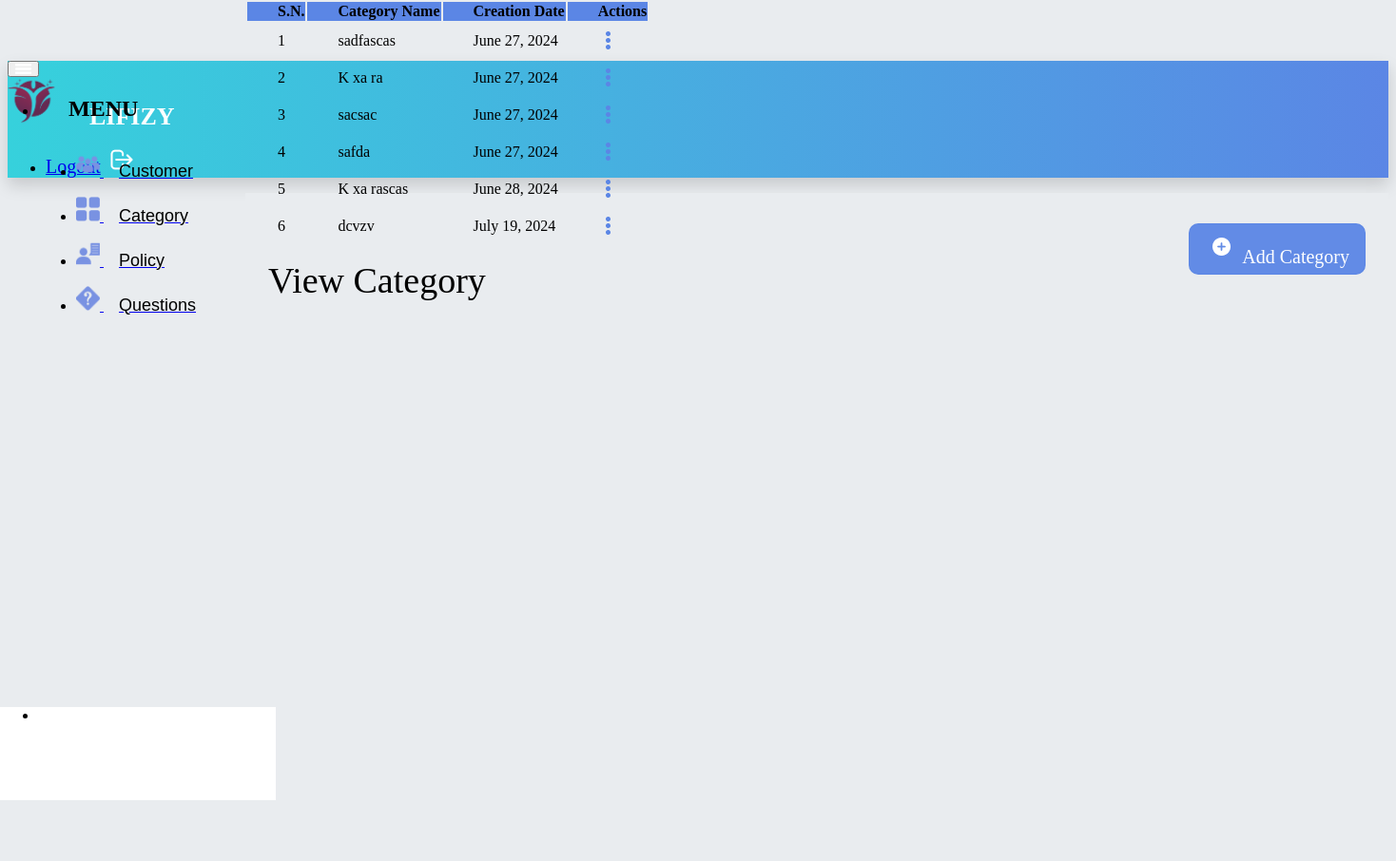
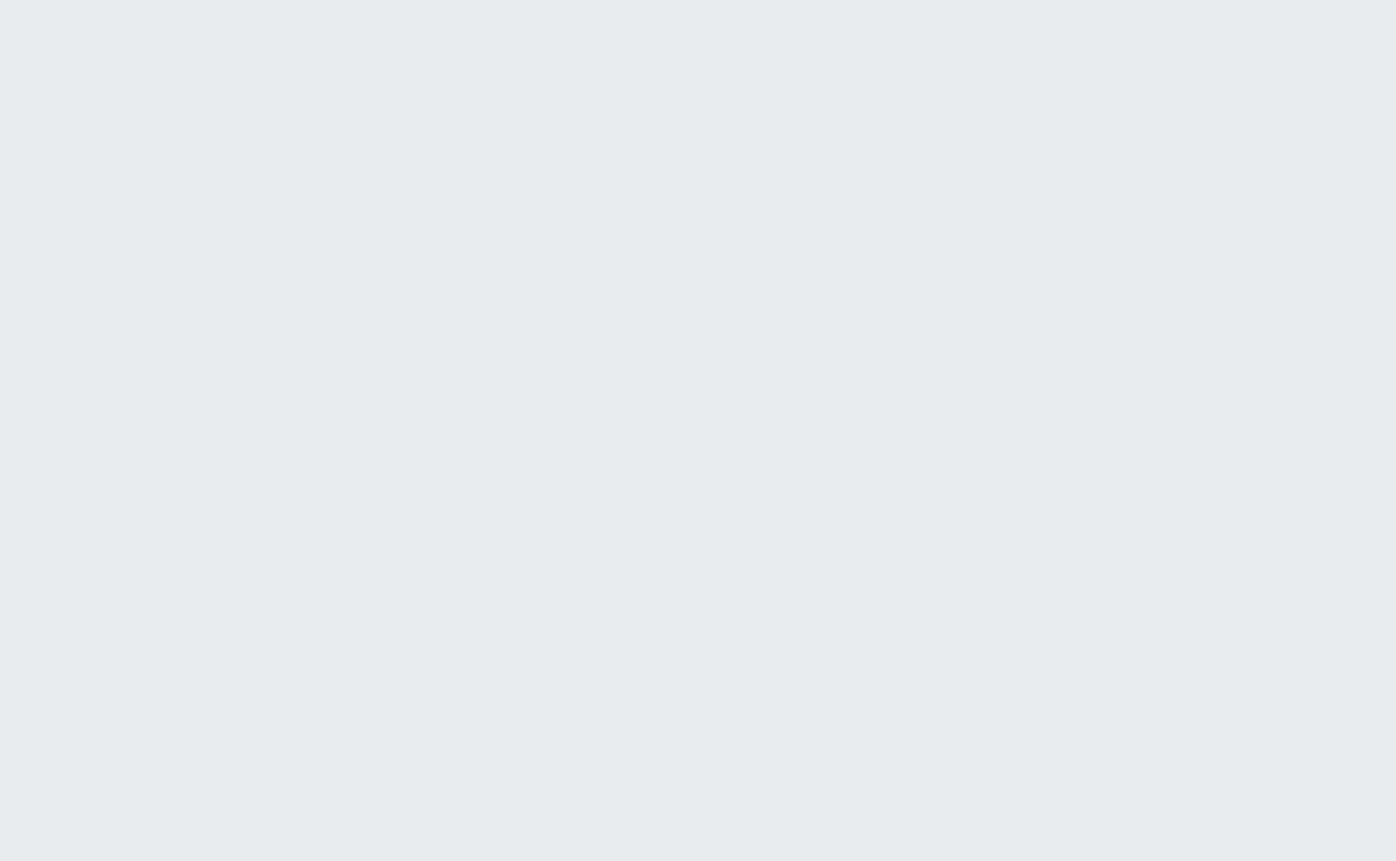
Page /admin-view-category (signed in) on the committed database (2 pictures, top to bottom).
### insurance/models.py (models this page shows, shortened)
class Category(models.Model):
    category_name = models.CharField(max_length=20)
    creation_date = models.DateField(auto_now=True)

### insurance/views.py (the view)
# urls.py: path('admin-view-category', views.admin_view_category_view, name='admin-view-category'),
@login_required(login_url='adminlogin')
def admin_view_category_view(request):
    categories = models.Category.objects.all()
    return render(request, 'insurance/admin_view_category.html', {'categories': categories})

### templates/insurance/admin_view_category.html (shortened to what this page needs)
{% extends 'insurance/adminbase.html' %}
{% load static %}
{% block content %}
    <div class="wrapper">
        <div class="heading-section">
            <p class="mb-0 text-dark heading-text">View Category</p>
            <a href="/admin-add-category" class="add-style">
                <div class="heading-button d-flex justify-content-center align-items-center">
                    <img src="{% static "image/addicon.png" %}" alt="Actions" class="img-section actions-icon
            dropdown-toggle">
                    Add Category
                </div>
            </a>
        </div>
        <div class="card shadow border-0 mb-7 m-4 main-card">
            <div class="scrollable">
                <div class="table-responsive">
                    <table class="table table-hover table-nowrap table-striped position-relative">
                        <thead class="main-header" style="position: sticky; top: 0; z-index: 1000">
                        <tr>
                            <th scope="col" class="text-white pl-6">S.N.</th>
                            <th scope="col" class="text-white pl-6">Category Name</th>
                            <th scope="col" class="text-white">Creation Date</th>
                            <th class="text-white">Actions</th>
                        </tr>
                        </thead>
                        <tbody>
                        {% for t in categories %}
                            <tr>
                                <td>{{ forloop.counter }}</td>
                                <td> {{ t.category_name }}</td>
                                <td>{{ t.creation_date }}</td>
                                <td>
                                    <div class="dropdown" style="
    cursor: pointer;
">
                                        <img src="{% static "image/finalaction.png" %}" alt="Actions"
                                             class="img-section
                        actions-icon
                        dropdown-toggle" data-toggle="dropdown" aria-haspopup="true" aria-expanded="false">
                                    </div>
                                </td>
                            </tr>
                        {% endfor %}
                        </tbody>
                    </table>
                </div>
            </div>
        </div>
    </div>
{% endblock %}

### templates/insurance/adminbase.html (style rules this page uses)
html { position: relative; min-height: 100%; background-color: #e9ecef; }
body { overflow-x: hidden; }
body.fixed-nav { padding-top: 56px; }

### templates/insurance/admin_view_category.html (style rules this page uses)
.table-responsive { overflow: visible !important; }
.main-header { background: rgba(91, 134, 229, 1); }
.img-section { padding: 8px; }
.table th { padding-left: 2rem; }
.table td { padding-left: 2rem; }
.heading-text { font-size: 38px; }
.heading-button { border-radius: 10px; font-size: 20px; border: 1px solid rgba(91, 134, 229, 0.95); background-color: rgba(91, 134, 229, 0.95); color: white; padding: 6px 16px; cursor: pointer; }
.heading-section { display: flex; margin: 2rem 1.5rem 0.5rem; justify-content: space-between; }
.add-style { text-decoration: none !important; color: white !important; }
.main-card { flex-grow: 1; }
.wrapper { display: flex; flex-direction: column; height: 100%; width: 100%; }
.scrollable { position: absolute; top: 0; width: 100%; height: 100%; overflow: auto; }

### rows in the picture
Category: category_name "sadfascas", creation_date "June 27, 2024"
Category: category_name "K xa ra", creation_date "June 27, 2024"
Category: category_name "sacsac", creation_date "June 27, 2024"
Category: category_name "safda", creation_date "June 27, 2024"
Category: category_name "K xa rascas", creation_date "June 28, 2024"
Category: category_name "dcvzv", creation_date "July 19, 2024"
